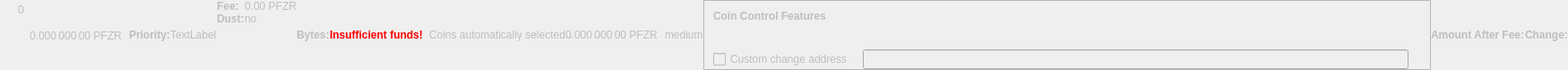
    <widget class="QWidget" name="dummyHideWidget" native="true">
     <property name="enabled">
      <bool>false</bool>
     </property>
     <property name="maximumSize">
      <size>
       <width>100</width>
       <height>22</height>
      </size>
     </property>
     <layout class="QHBoxLayout" name="dummyHideLayout">
      <property name="spacing">
       <number>0</number>
      </property>
      <property name="leftMargin">
       <number>0</number>
      </property>
      <property name="topMargin">
       <number>0</number>
      </property>
      <property name="rightMargin">
       <number>0</number>
      </property>
      <property name="bottomMargin">
       <number>0</number>
      </property>
      <item>
       <layout class="QFormLayout" name="formLayoutCoinControl1">
        <property name="horizontalSpacing">
         <number>10</number>
        </property>
        <property name="verticalSpacing">
         <number>14</number>
        </property>
        <property name="leftMargin">
         <number>10</number>
        </property>
        <property name="topMargin">
         <number>4</number>
        </property>
        <property name="rightMargin">
         <number>6</number>
        </property>
        <item row="0" column="1">
         <widget class="QLabel" name="labelCoinControlBytes">
          <property name="cursor">
           <cursorShape>IBeamCursor</cursorShape>
          </property>
          <property name="contextMenuPolicy">
           <enum>Qt::ActionsContextMenu</enum>
          </property>
          <property name="text">
           <string notr="true">0</string>
          </property>
          <property name="textInteractionFlags">
           <set>Qt::LinksAccessibleByMouse|Qt::TextSelectableByKeyboard|Qt::TextSelectableByMouse</set>
          </property>
         </widget>
        </item>
       </layout>
      </item>
      <item>
       <widget class="QLabel" name="labelCoinControlAfterFee">
        <property name="enabled">
         <bool>false</bool>
        </property>
        <property name="sizePolicy">
         <sizepolicy hsizetype="Fixed" vsizetype="Fixed">
          <horstretch>0</horstretch>
          <verstretch>0</verstretch>
         </sizepolicy>
        </property>
        <property name="minimumSize">
         <size>
          <width>111</width>
          <height>12</height>
         </size>
        </property>
        <property name="maximumSize">
         <size>
          <width>111</width>
          <height>12</height>
         </size>
        </property>
        <property name="cursor">
         <cursorShape>IBeamCursor</cursorShape>
        </property>
        <property name="contextMenuPolicy">
         <enum>Qt::ActionsContextMenu</enum>
        </property>
        <property name="text">
         <string notr="true">0.000 000 00 PFZR</string>
        </property>
        <property name="textInteractionFlags">
         <set>Qt::LinksAccessibleByMouse|Qt::TextSelectableByKeyboard|Qt::TextSelectableByMouse</set>
        </property>
       </widget>
      </item>
      <item>
       <widget class="QLabel" name="labelCoinControlPriorityText">
        <property name="enabled">
         <bool>false</bool>
        </property>
        <property name="font">
         <font>
          <weight>75</weight>
          <bold>true</bold>
         </font>
        </property>
        <property name="text">
         <string>Priority:</string>
        </property>
       </widget>
      </item>
      <item>
       <layout class="QHBoxLayout" name="horizontalLayout">
        <item>
         <widget class="QLabel" name="WarningLabel">
          <property name="text">
           <string>TextLabel</string>
          </property>
         </widget>
        </item>
       </layout>
      </item>
      <item>
       <layout class="QFormLayout" name="formLayoutCoinControl3">
        <property name="horizontalSpacing">
         <number>0</number>
        </property>
        <property name="verticalSpacing">
         <number>0</number>
        </property>
        <property name="leftMargin">
         <number>0</number>
        </property>
        <property name="topMargin">
         <number>0</number>
        </property>
        <property name="rightMargin">
         <number>0</number>
        </property>
        <item row="0" column="0">
         <widget class="QLabel" name="labelCoinControlFeeText">
          <property name="enabled">
           <bool>false</bool>
          </property>
          <property name="font">
           <font>
            <weight>75</weight>
            <bold>true</bold>
           </font>
          </property>
          <property name="text">
           <string>Fee:</string>
          </property>
          <property name="margin">
           <number>0</number>
          </property>
         </widget>
        </item>
        <item row="0" column="1">
         <widget class="QLabel" name="labelCoinControlFee">
          <property name="enabled">
           <bool>false</bool>
          </property>
          <property name="cursor">
           <cursorShape>IBeamCursor</cursorShape>
          </property>
          <property name="contextMenuPolicy">
           <enum>Qt::ActionsContextMenu</enum>
          </property>
          <property name="text">
           <string notr="true">0.00 PFZR</string>
          </property>
          <property name="textInteractionFlags">
           <set>Qt::LinksAccessibleByMouse|Qt::TextSelectableByKeyboard|Qt::TextSelectableByMouse</set>
          </property>
         </widget>
        </item>
        <item row="1" column="0">
         <widget class="QLabel" name="labelCoinControlLowOutputText">
          <property name="enabled">
           <bool>false</bool>
          </property>
          <property name="font">
           <font>
            <weight>75</weight>
            <bold>true</bold>
           </font>
          </property>
          <property name="text">
           <string>Dust:</string>
          </property>
         </widget>
        </item>
        <item row="1" column="1">
         <widget class="QLabel" name="labelCoinControlLowOutput">
          <property name="enabled">
           <bool>false</bool>
          </property>
          <property name="cursor">
           <cursorShape>IBeamCursor</cursorShape>
          </property>
          <property name="contextMenuPolicy">
           <enum>Qt::ActionsContextMenu</enum>
          </property>
          <property name="text">
           <string>no</string>
          </property>
          <property name="textInteractionFlags">
           <set>Qt::LinksAccessibleByMouse|Qt::TextSelectableByKeyboard|Qt::TextSelectableByMouse</set>
          </property>
         </widget>
        </item>
       </layout>
      </item>
      <item>
       <widget class="QLabel" name="labelCoinControlBytesText">
        <property name="enabled">
         <bool>false</bool>
        </property>
        <property name="font">
         <font>
          <weight>75</weight>
          <bold>true</bold>
         </font>
        </property>
        <property name="text">
         <string>Bytes:</string>
        </property>
       </widget>
      </item>
      <item>
       <layout class="QFormLayout" name="formLayoutCoinControl2">
        <property name="horizontalSpacing">
         <number>0</number>
        </property>
        <property name="verticalSpacing">
         <number>0</number>
        </property>
        <property name="leftMargin">
         <number>0</number>
        </property>
        <property name="topMargin">
         <number>0</number>
        </property>
        <property name="rightMargin">
         <number>0</number>
        </property>
       </layout>
      </item>
      <item>
       <layout class="QHBoxLayout" name="horizontalLayoutCoinControl2">
        <property name="spacing">
         <number>0</number>
        </property>
        <property name="bottomMargin">
         <number>0</number>
        </property>
       </layout>
      </item>
      <item>
       <widget class="QLabel" name="labelCoinControlInsuffFunds">
        <property name="enabled">
         <bool>false</bool>
        </property>
        <property name="minimumSize">
         <size>
          <width>0</width>
          <height>0</height>
         </size>
        </property>
        <property name="font">
         <font>
          <weight>75</weight>
          <bold>true</bold>
         </font>
        </property>
        <property name="styleSheet">
         <string notr="true">color:red;font-weight:bold;</string>
        </property>
        <property name="text">
         <string>Insufficient funds!</string>
        </property>
        <property name="margin">
         <number>5</number>
        </property>
       </widget>
      </item>
      <item>
       <layout class="QFormLayout" name="formLayoutCoinControl4">
        <property name="horizontalSpacing">
         <number>0</number>
        </property>
        <property name="verticalSpacing">
         <number>0</number>
        </property>
        <property name="leftMargin">
         <number>0</number>
        </property>
        <property name="topMargin">
         <number>0</number>
        </property>
        <property name="rightMargin">
         <number>0</number>
        </property>
       </layout>
      </item>
      <item>
       <widget class="QLabel" name="labelCoinControlChangeLabel">
        <property name="enabled">
         <bool>false</bool>
        </property>
        <property name="sizePolicy">
         <sizepolicy hsizetype="Preferred" vsizetype="Expanding">
          <horstretch>0</horstretch>
          <verstretch>0</verstretch>
         </sizepolicy>
        </property>
        <property name="minimumSize">
         <size>
          <width>0</width>
          <height>0</height>
         </size>
        </property>
        <property name="text">
         <string/>
        </property>
        <property name="margin">
         <number>3</number>
        </property>
       </widget>
      </item>
      <item>
       <widget class="QLabel" name="labelCoinControlAutomaticallySelected">
        <property name="enabled">
         <bool>false</bool>
        </property>
        <property name="sizePolicy">
         <sizepolicy hsizetype="Fixed" vsizetype="Fixed">
          <horstretch>0</horstretch>
          <verstretch>0</verstretch>
         </sizepolicy>
        </property>
        <property name="minimumSize">
         <size>
          <width>0</width>
          <height>0</height>
         </size>
        </property>
        <property name="maximumSize">
         <size>
          <width>240</width>
          <height>16777215</height>
         </size>
        </property>
        <property name="text">
         <string>Coins automatically selected</string>
        </property>
        <property name="margin">
         <number>5</number>
        </property>
       </widget>
      </item>
      <item>
       <widget class="QLabel" name="labelCoinControlChange">
        <property name="enabled">
         <bool>false</bool>
        </property>
        <property name="sizePolicy">
         <sizepolicy hsizetype="Fixed" vsizetype="Fixed">
          <horstretch>0</horstretch>
          <verstretch>0</verstretch>
         </sizepolicy>
        </property>
        <property name="minimumSize">
         <size>
          <width>111</width>
          <height>0</height>
         </size>
        </property>
        <property name="maximumSize">
         <size>
          <width>111</width>
          <height>16777215</height>
         </size>
        </property>
        <property name="cursor">
         <cursorShape>IBeamCursor</cursorShape>
        </property>
        <property name="contextMenuPolicy">
         <enum>Qt::ActionsContextMenu</enum>
        </property>
        <property name="text">
         <string notr="true">0.000 000 00 PFZR</string>
        </property>
        <property name="textInteractionFlags">
         <set>Qt::LinksAccessibleByMouse|Qt::TextSelectableByKeyboard|Qt::TextSelectableByMouse</set>
        </property>
       </widget>
      </item>
      <item>
       <widget class="QLabel" name="labelCoinControlPriority">
        <property name="enabled">
         <bool>false</bool>
        </property>
        <property name="cursor">
         <cursorShape>IBeamCursor</cursorShape>
        </property>
        <property name="contextMenuPolicy">
         <enum>Qt::ActionsContextMenu</enum>
        </property>
        <property name="text">
         <string>medium</string>
        </property>
        <property name="textInteractionFlags">
         <set>Qt::LinksAccessibleByMouse|Qt::TextSelectableByKeyboard|Qt::TextSelectableByMouse</set>
        </property>
       </widget>
      </item>
      <item>
       <widget class="QFrame" name="frameCoinControl">
        <property name="sizePolicy">
         <sizepolicy hsizetype="Expanding" vsizetype="Expanding">
          <horstretch>0</horstretch>
          <verstretch>0</verstretch>
         </sizepolicy>
        </property>
        <property name="maximumSize">
         <size>
          <width>16777215</width>
          <height>16777215</height>
         </size>
        </property>
        <property name="frameShape">
         <enum>QFrame::StyledPanel</enum>
        </property>
        <property name="frameShadow">
         <enum>QFrame::Sunken</enum>
        </property>
        <layout class="QVBoxLayout" name="verticalLayoutCoinControl2_2">
         <property name="spacing">
          <number>0</number>
         </property>
         <property name="leftMargin">
          <number>0</number>
         </property>
         <property name="topMargin">
          <number>0</number>
         </property>
         <property name="rightMargin">
          <number>0</number>
         </property>
         <property name="bottomMargin">
          <number>0</number>
         </property>
         <item>
          <layout class="QVBoxLayout" name="verticalLayoutCoinControl" stretch="0,0,0,1">
           <property name="spacing">
            <number>0</number>
           </property>
           <property name="leftMargin">
            <number>10</number>
           </property>
           <property name="topMargin">
            <number>10</number>
           </property>
           <item>
            <layout class="QHBoxLayout" name="horizontalLayoutCoinControl1">
             <property name="bottomMargin">
              <number>15</number>
             </property>
             <item>
              <widget class="QLabel" name="labelCoinControlFeatures">
               <property name="enabled">
                <bool>false</bool>
               </property>
               <property name="sizePolicy">
                <sizepolicy hsizetype="Preferred" vsizetype="Maximum">
                 <horstretch>0</horstretch>
                 <verstretch>0</verstretch>
                </sizepolicy>
               </property>
               <property name="font">
                <font>
                 <weight>75</weight>
                 <bold>true</bold>
                </font>
               </property>
               <property name="styleSheet">
                <string notr="true">font-weight:bold;</string>
               </property>
               <property name="text">
                <string>Coin Control Features</string>
               </property>
              </widget>
             </item>
            </layout>
           </item>
           <item>
            <widget class="QWidget" name="widgetCoinControl" native="true">
             <property name="sizePolicy">
              <sizepolicy hsizetype="Preferred" vsizetype="Preferred">
               <horstretch>0</horstretch>
               <verstretch>0</verstretch>
              </sizepolicy>
             </property>
             <property name="minimumSize">
              <size>
               <width>0</width>
               <height>0</height>
              </size>
             </property>
             <property name="styleSheet">
              <string notr="true"/>
             </property>
             <layout class="QHBoxLayout" name="horizontalLayoutCoinControl5_2">
              <property name="leftMargin">
               <number>0</number>
              </property>
              <property name="topMargin">
               <number>0</number>
              </property>
              <property name="rightMargin">
               <number>0</number>
              </property>
              <property name="bottomMargin">
               <number>0</number>
              </property>
              <item>
               <layout class="QHBoxLayout" name="horizontalLayoutCoinControl3">
                <property name="spacing">
                 <number>20</number>
                </property>
                <property name="topMargin">
                 <number>0</number>
                </property>
                <property name="bottomMargin">
                 <number>10</number>
                </property>
               </layout>
              </item>
             </layout>
            </widget>
           </item>
           <item>
            <layout class="QHBoxLayout" name="horizontalLayoutCoinControl4" stretch="0,0,0">
             <property name="spacing">
              <number>12</number>
             </property>
             <property name="sizeConstraint">
              <enum>QLayout::SetDefaultConstraint</enum>
             </property>
             <property name="topMargin">
              <number>5</number>
             </property>
             <property name="rightMargin">
              <number>5</number>
             </property>
             <item>
              <widget class="QCheckBox" name="checkBoxCoinControlChange">
               <property name="enabled">
                <bool>false</bool>
               </property>
               <property name="toolTip">
                <string>If this is activated, but the change address is empty or invalid, change will be sent to a newly generated address.</string>
               </property>
               <property name="text">
                <string>Custom change address</string>
               </property>
              </widget>
             </item>
             <item>
              <widget class="QValidatedLineEdit" name="lineEditCoinControlChange">
               <property name="enabled">
                <bool>false</bool>
               </property>
               <property name="sizePolicy">
                <sizepolicy hsizetype="Expanding" vsizetype="Fixed">
                 <horstretch>0</horstretch>
                 <verstretch>0</verstretch>
                </sizepolicy>
               </property>
              </widget>
             </item>
             <item>
              <widget class="QLabel" name="labelCoinControlChangeLabel_2">
               <property name="sizePolicy">
                <sizepolicy hsizetype="Preferred" vsizetype="Expanding">
                 <horstretch>0</horstretch>
                 <verstretch>0</verstretch>
                </sizepolicy>
               </property>
               <property name="minimumSize">
                <size>
                 <width>0</width>
                 <height>0</height>
                </size>
               </property>
               <property name="text">
                <string/>
               </property>
               <property name="margin">
                <number>3</number>
               </property>
              </widget>
             </item>
            </layout>
           </item>
           <item>
            <spacer name="verticalSpacerCoinControl">
             <property name="orientation">
              <enum>Qt::Vertical</enum>
             </property>
             <property name="sizeHint" stdset="0">
              <size>
               <width>800</width>
               <height>1</height>
              </size>
             </property>
            </spacer>
           </item>
          </layout>
         </item>
        </layout>
       </widget>
      </item>
      <item>
       <widget class="QLabel" name="labelCoinControlAfterFeeText">
        <property name="enabled">
         <bool>false</bool>
        </property>
        <property name="minimumSize">
         <size>
          <width>0</width>
          <height>0</height>
         </size>
        </property>
        <property name="maximumSize">
         <size>
          <width>16777215</width>
          <height>16777215</height>
         </size>
        </property>
        <property name="font">
         <font>
          <weight>75</weight>
          <bold>true</bold>
         </font>
        </property>
        <property name="text">
         <string>Amount After Fee:</string>
        </property>
        <property name="alignment">
         <set>Qt::AlignLeading|Qt::AlignLeft|Qt::AlignVCenter</set>
        </property>
        <property name="margin">
         <number>0</number>
        </property>
       </widget>
      </item>
      <item>
       <widget class="QLabel" name="labelCoinControlChangeText">
        <property name="enabled">
         <bool>false</bool>
        </property>
        <property name="sizePolicy">
         <sizepolicy hsizetype="Preferred" vsizetype="Preferred">
          <horstretch>0</horstretch>
          <verstretch>0</verstretch>
         </sizepolicy>
        </property>
        <property name="minimumSize">
         <size>
          <width>0</width>
          <height>0</height>
         </size>
        </property>
        <property name="maximumSize">
         <size>
          <width>16777215</width>
          <height>16777215</height>
         </size>
        </property>
        <property name="font">
         <font>
          <weight>75</weight>
          <bold>true</bold>
         </font>
        </property>
        <property name="text">
         <string>Change:</string>
        </property>
        <property name="alignment">
         <set>Qt::AlignLeading|Qt::AlignLeft|Qt::AlignVCenter</set>
        </property>
       </widget>
      </item>
     </layout>
    </widget>
